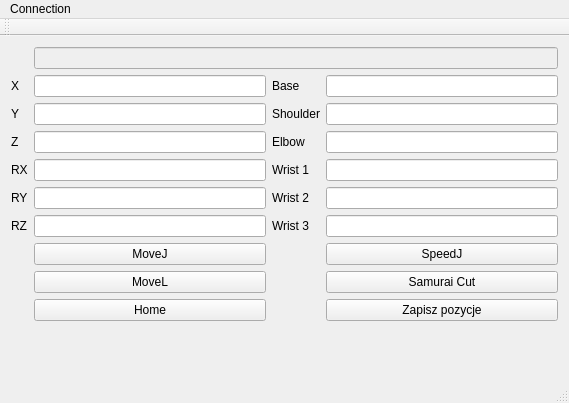
<?xml version="1.0" encoding="UTF-8"?>
<ui version="4.0">
 <class>MainWindow</class>
 <widget class="QMainWindow" name="MainWindow">
  <property name="enabled">
   <bool>true</bool>
  </property>
  <property name="geometry">
   <rect>
    <x>0</x>
    <y>0</y>
    <width>569</width>
    <height>403</height>
   </rect>
  </property>
  <property name="windowTitle">
   <string>UR3 Data</string>
  </property>
  <widget class="QWidget" name="centralWidget">
   <layout class="QGridLayout" name="gridLayout">
    <item row="3" column="2">
     <widget class="QLabel" name="label_3">
      <property name="text">
       <string>Elbow</string>
      </property>
     </widget>
    </item>
    <item row="1" column="0">
     <widget class="QLabel" name="label_7">
      <property name="text">
       <string>X</string>
      </property>
     </widget>
    </item>
    <item row="1" column="2">
     <widget class="QLabel" name="label">
      <property name="text">
       <string>Base</string>
      </property>
     </widget>
    </item>
    <item row="1" column="3">
     <widget class="QLineEdit" name="lineEditBase"/>
    </item>
    <item row="2" column="0">
     <widget class="QLabel" name="label_8">
      <property name="text">
       <string>Y</string>
      </property>
     </widget>
    </item>
    <item row="2" column="1">
     <widget class="QLineEdit" name="lineEditY"/>
    </item>
    <item row="4" column="0">
     <widget class="QLabel" name="label_10">
      <property name="text">
       <string>RX</string>
      </property>
     </widget>
    </item>
    <item row="1" column="1">
     <widget class="QLineEdit" name="lineEditX"/>
    </item>
    <item row="4" column="1">
     <widget class="QLineEdit" name="lineEditRX"/>
    </item>
    <item row="5" column="0">
     <widget class="QLabel" name="label_12">
      <property name="text">
       <string>RY</string>
      </property>
     </widget>
    </item>
    <item row="6" column="1">
     <widget class="QLineEdit" name="lineEditRZ"/>
    </item>
    <item row="3" column="0">
     <widget class="QLabel" name="label_9">
      <property name="text">
       <string>Z</string>
      </property>
     </widget>
    </item>
    <item row="3" column="1">
     <widget class="QLineEdit" name="lineEditZ"/>
    </item>
    <item row="2" column="2">
     <widget class="QLabel" name="label_2">
      <property name="text">
       <string>Shoulder</string>
      </property>
     </widget>
    </item>
    <item row="6" column="0">
     <widget class="QLabel" name="label_11">
      <property name="text">
       <string>RZ</string>
      </property>
     </widget>
    </item>
    <item row="5" column="1">
     <widget class="QLineEdit" name="lineEditRY"/>
    </item>
    <item row="3" column="3">
     <widget class="QLineEdit" name="lineEditElbow"/>
    </item>
    <item row="4" column="2">
     <widget class="QLabel" name="label_4">
      <property name="text">
       <string>Wrist 1</string>
      </property>
     </widget>
    </item>
    <item row="6" column="2">
     <widget class="QLabel" name="label_6">
      <property name="text">
       <string>Wrist 3</string>
      </property>
     </widget>
    </item>
    <item row="4" column="3">
     <widget class="QLineEdit" name="lineEditWrist1"/>
    </item>
    <item row="5" column="2">
     <widget class="QLabel" name="label_5">
      <property name="text">
       <string>Wrist 2</string>
      </property>
     </widget>
    </item>
    <item row="6" column="3">
     <widget class="QLineEdit" name="lineEditWrist3"/>
    </item>
    <item row="5" column="3">
     <widget class="QLineEdit" name="lineEditWrist2"/>
    </item>
    <item row="10" column="1">
     <spacer name="verticalSpacer">
      <property name="orientation">
       <enum>Qt::Vertical</enum>
      </property>
      <property name="sizeHint" stdset="0">
       <size>
        <width>20</width>
        <height>40</height>
       </size>
      </property>
     </spacer>
    </item>
    <item row="10" column="3">
     <spacer name="verticalSpacer_2">
      <property name="orientation">
       <enum>Qt::Vertical</enum>
      </property>
      <property name="sizeHint" stdset="0">
       <size>
        <width>20</width>
        <height>40</height>
       </size>
      </property>
     </spacer>
    </item>
    <item row="0" column="1" colspan="3">
     <widget class="QLineEdit" name="lineEdit_Connection">
      <property name="enabled">
       <bool>false</bool>
      </property>
      <property name="text">
       <string/>
      </property>
     </widget>
    </item>
    <item row="7" column="1">
     <widget class="QPushButton" name="pushButton_MoveJ">
      <property name="text">
       <string>MoveJ</string>
      </property>
     </widget>
    </item>
    <item row="7" column="3">
     <widget class="QPushButton" name="pushButton_SpeedJ">
      <property name="text">
       <string>SpeedJ</string>
      </property>
     </widget>
    </item>
    <item row="8" column="1">
     <widget class="QPushButton" name="pushButton_MoveL">
      <property name="text">
       <string>MoveL</string>
      </property>
     </widget>
    </item>
    <item row="8" column="3">
     <widget class="QPushButton" name="pushButton_Samurai">
      <property name="text">
       <string>Samurai Cut</string>
      </property>
     </widget>
    </item>
    <item row="2" column="3">
     <widget class="QLineEdit" name="lineEditShoulder"/>
    </item>
    <item row="9" column="1">
     <widget class="QPushButton" name="pushButton_Home">
      <property name="text">
       <string>Home</string>
      </property>
     </widget>
    </item>
    <item row="9" column="3">
     <widget class="QPushButton" name="pushButton_Save">
      <property name="text">
       <string>Zapisz pozycje</string>
      </property>
     </widget>
    </item>
   </layout>
  </widget>
  <widget class="QMenuBar" name="menuBar">
   <property name="geometry">
    <rect>
     <x>0</x>
     <y>0</y>
     <width>569</width>
     <height>22</height>
    </rect>
   </property>
   <widget class="QMenu" name="menuConnection">
    <property name="title">
     <string>Connection</string>
    </property>
    <addaction name="actionConnect"/>
    <addaction name="actionSettings"/>
   </widget>
   <addaction name="menuConnection"/>
  </widget>
  <widget class="QToolBar" name="mainToolBar">
   <attribute name="toolBarArea">
    <enum>TopToolBarArea</enum>
   </attribute>
   <attribute name="toolBarBreak">
    <bool>false</bool>
   </attribute>
  </widget>
  <widget class="QStatusBar" name="statusBar"/>
  <action name="actionConnection_Info">
   <property name="text">
    <string>Connection Info</string>
   </property>
   <property name="shortcut">
    <string>Ctrl+C</string>
   </property>
  </action>
  <action name="actionConnect">
   <property name="text">
    <string>Connect</string>
   </property>
  </action>
  <action name="actionSettings">
   <property name="text">
    <string>Settings</string>
   </property>
  </action>
 </widget>
 <layoutdefault spacing="6" margin="11"/>
 <resources/>
 <connections/>
</ui>
